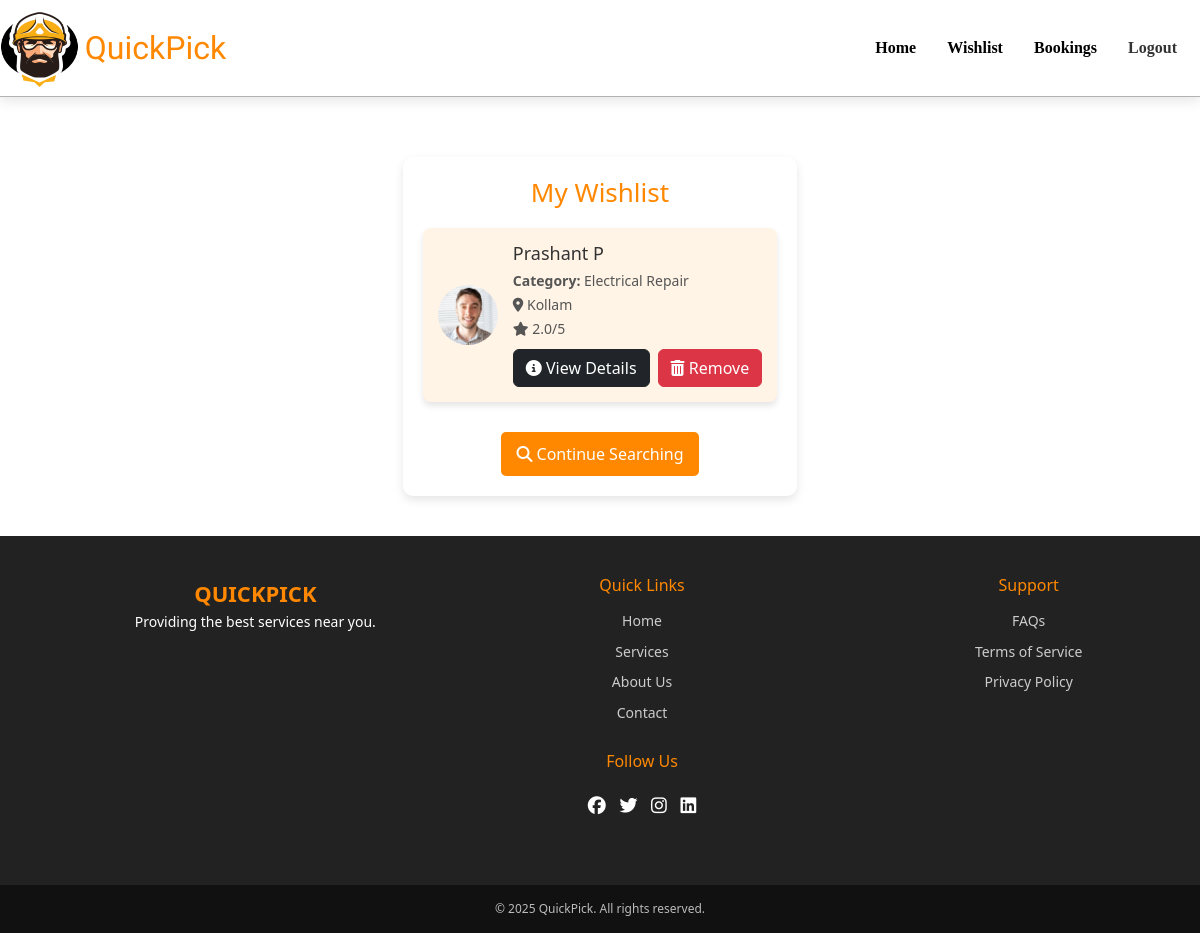
Page /viewWishlist (signed in) on the earlier database version.
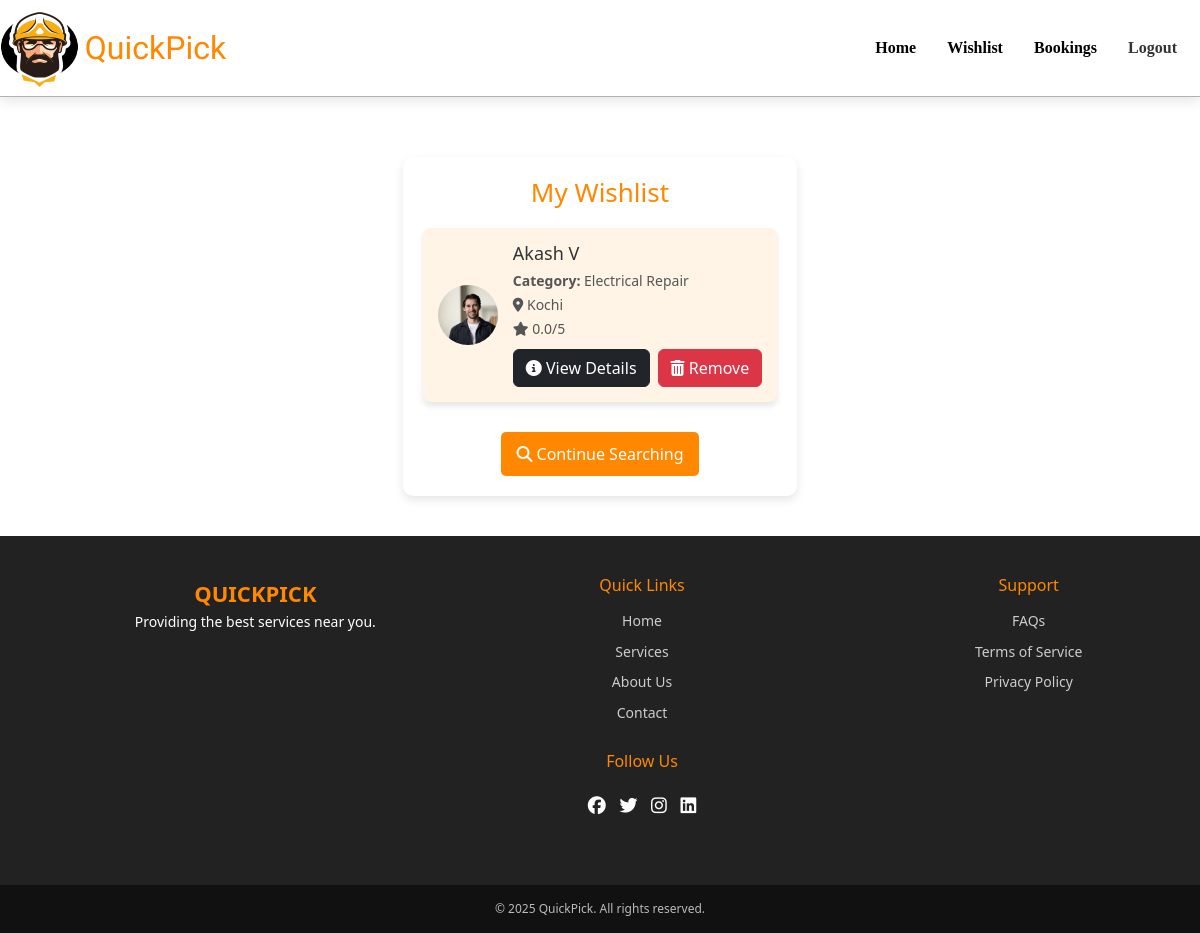
Same page on the later database version.
### app/models.py (models this page shows, shortened)
class Wishlist(models.Model):
    user=models.ForeignKey(User,on_delete=models.CASCADE)
    pro=models.ForeignKey(ServiceProvider,on_delete=models.CASCADE)

class ServiceProvider(models.Model):
    category = models.ForeignKey(Category, on_delete=models.CASCADE)
    profile = models.FileField()
    name = models.TextField()
    phone = models.IntegerField(unique=True)
    experience = models.IntegerField()
    availability = models.BooleanField(default=True)
    rating = models.FloatField(default=0.0)
    location = models.TextField()
    des = models.TextField()
    charge = models.FloatField()
    working_hours = models.TextField()

class Category(models.Model):
    category = models.TextField()
    img = models.FileField()

### app/views.py (the view)
# urls.py: path('viewWishlist',views.viewWishlist),
def viewWishlist(req):
    if 'user' in req.session:
        user=User.objects.get(username=req.session['user'])
        data=Wishlist.objects.filter(user=user)
        return render(req,'user/wishlist.html',{'data':data})
    else:
        return redirect(user_login)

### templates/user/wishlist.html (shortened to what the changed rows need)
<!DOCTYPE html>
<html lang="en">
<head>
    {% load static %}
    <link rel="stylesheet" href="{% static 'css/wishlist_style.css' %}">
    <link rel="stylesheet" href="{% static 'css/footer.css' %}">
    <link href="https://cdn.jsdelivr.net/npm/bootstrap@5.3.3/dist/css/bootstrap.min.css" rel="stylesheet">
    <link rel="stylesheet" href="https://cdnjs.cloudflare.com/ajax/libs/font-awesome/6.5.1/css/all.min.css">
    <link href="https://cdn.jsdelivr.net/npm/bootstrap@5.3.3/dist/css/bootstrap.min.css" rel="stylesheet">
</head>
<body>
    <div class="wishlist-container">
        <h2 class="wishlist-title">My Wishlist</h2>
        {% if data %}
            <div class="wishlist-grid">
                {% for item in data %}
                    <div class="wishlist-card">
                        <img src="{{ item.pro.profile.url }}" alt="{{ item.pro.name }}" class="wishlist-img">
                        <div class="wishlist-info">
                            <h4>{{ item.pro.name }}</h4>
                            <p><strong>Category:</strong> {{ item.pro.category.category }}</p>
                            <p><i class="fas fa-map-marker-alt"></i> {{ item.pro.location }}</p>
                            <p><i class="fas fa-star"></i> {{ item.pro.rating }}/5</p>
                            <div class="wishlist-buttons">
                                <a href="../../view_details/{{item.pro.id}}" class="btn btn-dark">
                                    <i class="fas fa-info-circle"></i> View Details
                                </a>
                                <a href="../../deleteWishlist/{{item.id}}" class="btn btn-danger">
                                    <i class="fas fa-trash-alt"></i> Remove
                                </a>
                            </div>
                        </div>
                    </div>
                {% endfor %}
            </div>
        {% else %}
            <p class="empty-message">No items in your wishlist.</p>
        {% endif %}
    </div>
</body>
</html>

Differences in the rows shown:
removed Wishlist: pro.profile (picture), pro.name "Prashant P", pro.category.category "Electrical Repair", pro.location "Kollam", pro.rating "2.0"
added Wishlist: pro.profile (picture), pro.name "Akash V", pro.category.category "Electrical Repair", pro.location "Kochi", pro.rating "0.0"
